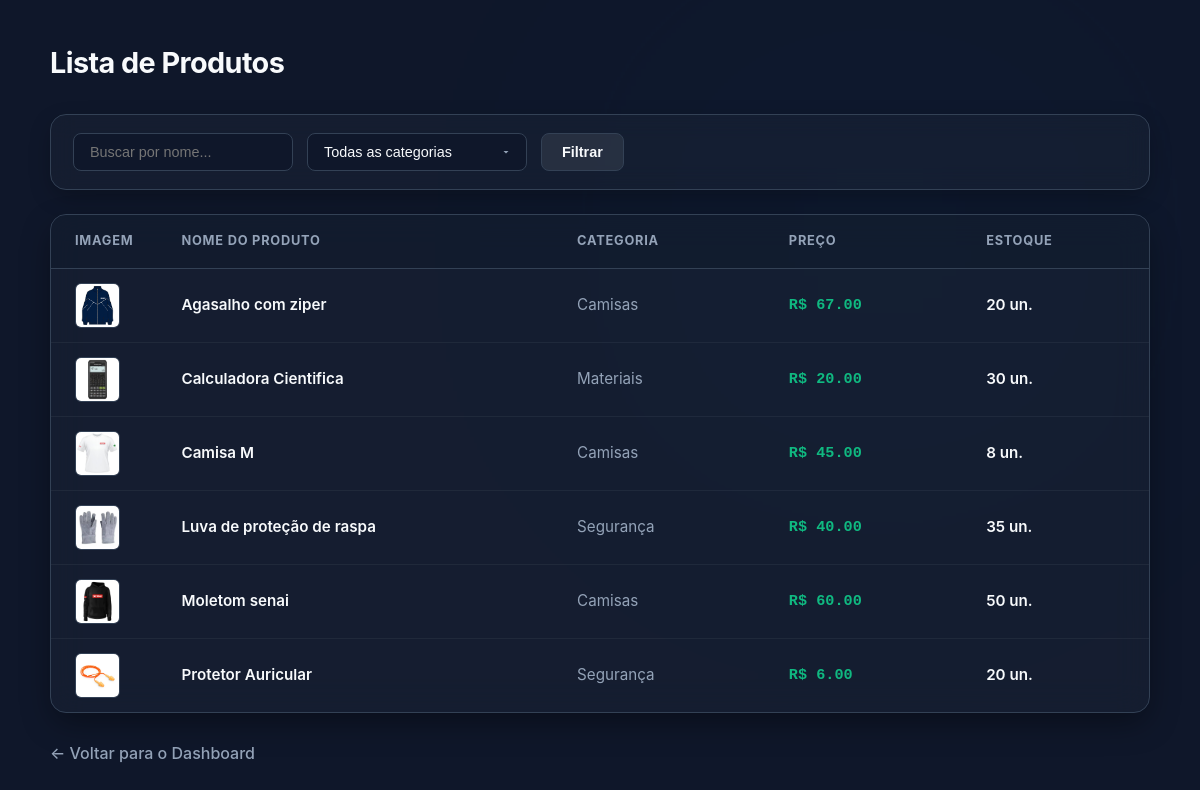
/produtos/ (signed in), run on the app's committed database.
### app/models/produto.py (models this page shows, shortened)
class Produto(Base):
    __tablename__ = "produtos"
    id = Column(Integer, primary_key=True, autoincrement=True, index=True)
    nome = Column(String(150), nullable=False, index=True)
    preco = Column(Float, nullable=False, default=0.0)
    estoque_atual = Column(Integer, nullable=False, default=0)
    ativo = Column(Boolean, default=True)
    imagem_path = Column(String(255), nullable=True)
    categoria_id = Column(Integer, ForeignKey("categorias.id", ondelete="SET NULL"), nullable=True)
    categoria = relationship("Categoria", back_populates="produtos")

### app/models/categoria.py (models this page shows)
class Categoria(Base):
    __tablename__ = "categorias"
    id = Column(Integer, primary_key=True, autoincrement=True, index=True)
    nome = Column(String(100), nullable=False, unique=True)
    ativo = Column(Boolean, default=True)
    produtos = relationship("Produto", back_populates="categoria", lazy="select")

### app/controllers/produto_controller.py (the view)
@router.get("/")
def listar_produtos(
    request: Request,
    busca: str = "",
    categoria_id: int = 0,       # 0 = todas as categorias
    db: Session = Depends(get_db),
    usuario = Depends(get_usuario_logado)
):
    query = db.query(Produto).filter(Produto.ativo == True)
    if busca:
        query = query.filter(Produto.nome.ilike(f"%{busca}%"))
    if categoria_id:
        query = query.filter(Produto.categoria_id == categoria_id)
    produtos    = query.order_by(Produto.nome).all()
    categorias  = db.query(Categoria).filter(Categoria.ativo == True).all()
    return templates.TemplateResponse(
        request,
        "produtos/index.html",
        {
            "request":      request,
            "usuario":      usuario,
            "produtos":     produtos,
            "categorias":   categorias,
            "busca":        busca,
            "categoria_id": categoria_id,
        }
    )

### app/templates/produtos/index.html (shortened to what this page needs)
<!DOCTYPE html>
<html lang="pt-br">
<head>
</head>
<body>
    <div class="container">
        <div class="page-header">
            <h1>Lista de Produtos</h1>
        </div>
        <div class="filtros-card">
            <form method="get" action="/produtos" class="filtros-form">
                <input type="text"
                       name="busca"
                       placeholder="Buscar por nome..."
                       value="{{ busca if busca else '' }}">
                <select name="categoria_id">
                    <option value="0">Todas as categorias</option>
                </select>
                <button type="submit">Filtrar</button>
            </form>
        </div>
        <div class="tabela-container">
            <table>
                <thead>
                    <tr>
                        <th style="width: 90px;">Imagem</th>
                        <th>Nome do Produto</th>
                        <th>Categoria</th>
                        <th>Preço</th>
                        <th>Estoque</th>
                    </tr>
                </thead>
                <tbody>
                    {% for p in produtos %}
                    <tr>
                        <td>
                            <img src="{{ p.imagem_url }}"
                                 alt="{{ p.nome }}"
                                 width="45"
                                 height="45"
                                 class="img-produto-tabela"
                                 style="object-fit:cover">
                        </td>
                        <td>
                            <a href="/produtos/{{ p.id }}" class="link-produto">{{ p.nome }}</a>
                        </td>
                        <td style="color: var(--text-muted);">
                            {{ p.categoria.nome if p.categoria else "—" }}
                        </td>
                        <td class="col-preco">
                            R$ {{ "%.2f"|format(p.preco) }}
                        </td>
                        <td class="col-estoque" style="color: {{ 'var(--danger)' if p.estoque_atual == 0 else 'var(--text-main)' }};">
                            {{ p.estoque_atual }} un.
                        </td>
                    </tr>
                    {% endfor %}
                </tbody>
            </table>
        </div>
        <p><a href="/" class="link-voltar">← Voltar para o Dashboard</a></p>
    </div>
</body>
</html>

### app/templates/produtos/index.html (style rules this page uses)
:root { --bg-base: #0f172a; --bg-surface: rgba(30, 41, 59, 0.4); --bg-input: #0f172a; --border-color: #334155; --text-main: #f8fafc; --text-muted: #94a3b8; --primary: #0066cc; --primary-hover: #1d4ed8; --success: #10b981; --success-bg: rgba(16, 185, 129, 0.15); --danger: #ef4444; --danger-hover: #f87171; --radius-xl: 16px; --radius-md: 8px; --transition: all 0.2s cubic-bezier(0.4, 0, 0.2, 1); }
* { box-sizing: border-box; margin: 0; padding: 0; }
body { font-family: 'Inter', -apple-system, BlinkMacSystemFont, "Segoe UI", Roboto, sans-serif; background-color: var(--bg-base); color: var(--text-main); line-height: 1.6; padding: 40px 20px; min-height: 100vh; position: relative; }
body::before { content: ''; position: absolute; width: 400px; height: 400px; background: var(--primary); filter: blur(160px); opacity: 0.05; top: 5%; right: 10%; pointer-events: none; z-index: 1; }
.container { max-width: 1100px; margin: 0 auto; position: relative; z-index: 10; }
.page-header { display: flex; justify-content: space-between; align-items: center; margin-bottom: 28px; }
h1 { font-size: 1.8rem; font-weight: 700; color: var(--text-main); letter-spacing: -0.02em; }
.filtros-card { background: var(--bg-surface); backdrop-filter: blur(12px); -webkit-backdrop-filter: blur(12px); padding: 18px 22px; border-radius: var(--radius-xl); border: 1px solid var(--border-color); margin-bottom: 24px; box-shadow: 0 8px 24px -4px rgba(0, 0, 0, 0.3); }
.filtros-form { display: flex; align-items: center; gap: 14px; flex-wrap: wrap; }
.filtros-form input[type="text"], .filtros-form select { padding: 10px 16px; border: 1px solid var(--border-color); border-radius: var(--radius-md); font-size: 0.9rem; color: var(--text-main); outline: none; background-color: var(--bg-input); min-width: 220px; transition: var(--transition); }
.filtros-form select { appearance: none; -webkit-appearance: none; background-repeat: no-repeat; background-position: right 14px center; padding-right: 36px; }
button[type="submit"], .btn-novo { padding: 10px 20px; border-radius: var(--radius-md); font-size: 0.9rem; font-weight: 600; cursor: pointer; transition: var(--transition); border: none; text-decoration: none; display: inline-flex; align-items: center; }
button[type="submit"] { background-color: rgba(255, 255, 255, 0.08); color: var(--text-main); border: 1px solid var(--border-color); }
.tabela-container { background: var(--bg-surface); backdrop-filter: blur(16px); -webkit-backdrop-filter: blur(16px); border-radius: var(--radius-xl); border: 1px solid var(--border-color); box-shadow: 0 12px 32px -4px rgba(0, 0, 0, 0.4); overflow: hidden; margin-bottom: 28px; }
table { width: 100%; border-collapse: collapse; text-align: left; }
th { background-color: rgba(15, 23, 42, 0.3); color: var(--text-muted); font-weight: 700; font-size: 0.8rem; text-transform: uppercase; letter-spacing: .06em; padding: 16px 24px; border-bottom: 1px solid var(--border-color); }
td { padding: 14px 24px; border-bottom: 1px solid rgba(255, 255, 255, 0.05); font-size: 0.95rem; vertical-align: middle; }
tr:last-child td { border-bottom: none; }
.img-produto-tabela { border-radius: 6px; border: 1px solid var(--border-color); background-color: #0f172a; display: block; }
.link-produto { color: var(--text-main); text-decoration: none; font-weight: 600; transition: var(--transition); }
.col-preco { font-family: SFMono-Regular, Consolas, monospace; font-weight: 700; color: var(--success); }
.col-estoque { font-weight: 600; }
.link-voltar { color: var(--text-muted); text-decoration: none; font-weight: 500; display: inline-block; transition: var(--transition); }

### data on the page
Produto: imagem_url (picture), nome "Agasalho com ziper", categoria "Camisas", preco "67.00", estoque_atual "20"
Produto: imagem_url (picture), nome "Calculadora Cientifica", categoria "Materiais", preco "20.00", estoque_atual "30"
Produto: imagem_url (picture), nome "Camisa M", categoria "Camisas", preco "45.00", estoque_atual "8"
Produto: imagem_url (picture), nome "Luva de proteção de raspa", categoria "Segurança", preco "40.00", estoque_atual "35"
Produto: imagem_url (picture), nome "Moletom senai", categoria "Camisas", preco "60.00", estoque_atual "50"
Produto: imagem_url (picture), nome "Protetor Auricular", categoria "Segurança", preco "6.00", estoque_atual "20"
